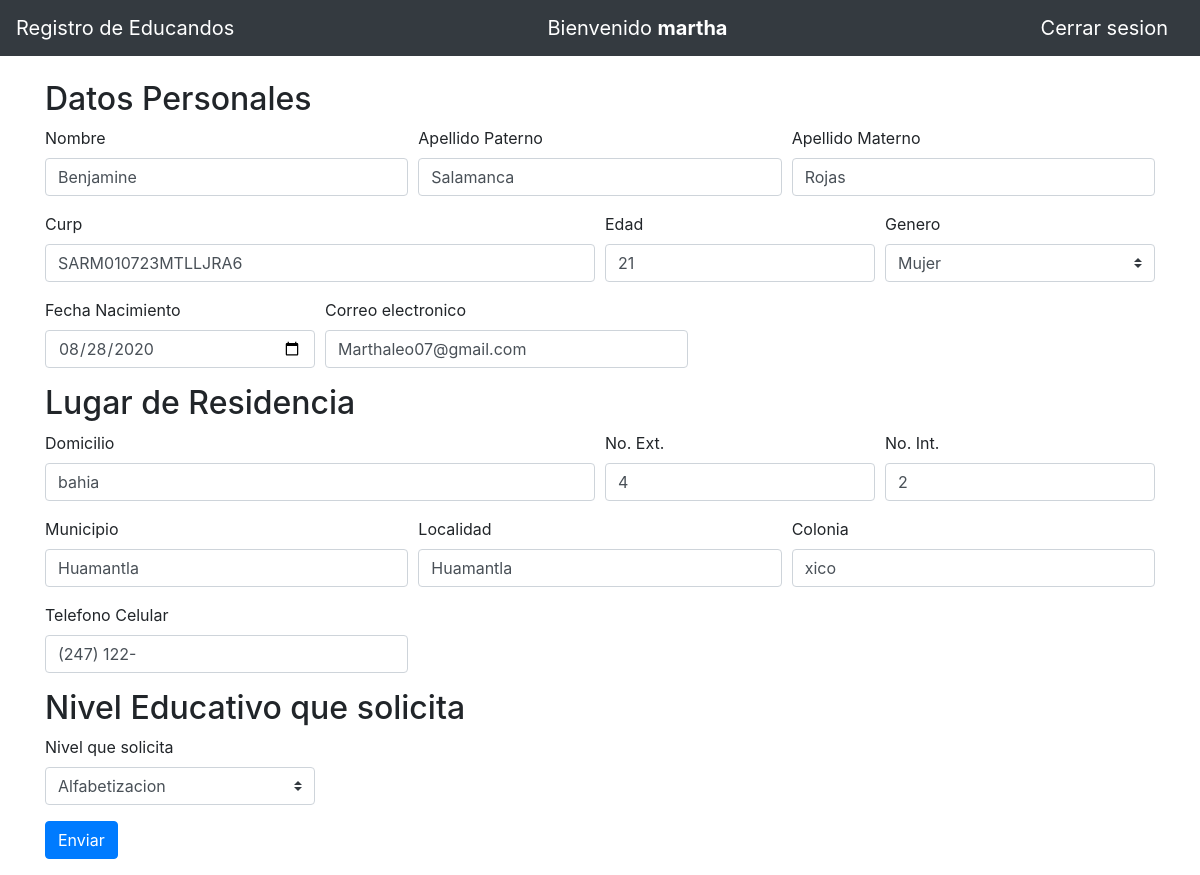
Screenshot of /actualizar.php?id_educando=36 (signed in) with the database file from the repository.
### tables this page shows
CREATE TABLE `educando` (
  `id_educando` int(11) NOT NULL,
  `nombre` varchar(55) NOT NULL,
  `apellidop` varchar(55) NOT NULL,
  `apellidom` varchar(55) NOT NULL,
  `curp` varchar(30) NOT NULL,
  `edad` int(11) NOT NULL,
  `genero` varchar(55) NOT NULL,
  `fecha` date NOT NULL,
  `correo` varchar(55) NOT NULL,
  `estudio` varchar(55) NOT NULL,
  `calle` varchar(55) NOT NULL,
  `ext` int(50) NOT NULL,
  `inte` int(50) NOT NULL,
  `municipio` varchar(50) NOT NULL,
  `localidad` varchar(55) NOT NULL,
  `colonia` varchar(55) NOT NULL,
  `telefono` varchar(10) NOT NULL
);

### actualizar.php (the view, shortened to what this page needs)
<html lang="en">
<head>
    <link rel="stylesheet" href="https://stackpath.bootstrapcdn.com/bootstrap/4.5.1/css/bootstrap.min.css">
</head>
<body>
<nav class="navbar navbar-dark bg-dark">
<a class="navbar-brand" href="admin.php">Registro de Educandos</a>
<a class="navbar-brand">Bienvenido <strong><?php echo $_SESSION['nombre'];?></strong></a>
<a class="navbar-brand" href="desconectar.php">Cerrar sesion</a>
</nav>
<?php
		extract($_GET);
		require("connect_db.php");
		$sql="SELECT * FROM educando WHERE id_educando=$id_educando";
		$ressql=mysqli_query($mysqli,$sql);
		while($row=mysqli_fetch_row($ressql)){
		    	$nombre=$row[1];
		    	$apellidop=$row[2];
		    	$apellidom=$row[3];
          $curp=$row[4];
          $edad=$row[5];
          $genero=$row[6];
          $fecha=$row[7];
          $correo=$row[8];
          $estudio=$row[9];
          $calle=$row[10];
          $ext=$row[11];
          $inte=$row[12];
          $municipio=$row[13];
          $localidad=$row[14];
          $colonia=$row[15];
          $telefono=$row[16];
        }
      ?>
<form action="ejecutaactualizar.php" method="POST">
    <br>
   <div class="container">
      <div class="">
        <h2>Datos Personales</h2>
      </div>
      <div class="form-row">
        <div class="col-md-4 mb-3">
          <label>Nombre</label>
          <input type="text" placeholder="Nombre" class="form-control " name="nombre" value="<?php echo $nombre?>" required>
        </div>
        <div class="col-md-4 mb-3">
          <label for="">Apellido Paterno</label>
          <input type="text" placeholder="Apellido Paterno" class="form-control " name="apellidop"  value="<?php echo $apellidop?>" required>
        </div>
        <div class="col-md-4 mb-3">
          <label >Apellido Materno</label>
          <input type="text" placeholder="Apellido Materno" class="form-control "  name="apellidom"  value="<?php echo $apellidom?>" required>
        </div>
      </div>
      <div class="form-row">
        <div class="col-md-6 mb-3">
          <label >Curp</label>
          <input type="text" placeholder="Curp" class="form-control " name="curp"  value="<?php echo $curp?>" required>
        </div>
        <div class="col-md-3 mb-3">
          <label >Edad</label>
          <input type="number" placeholder="Edad" class="form-control"  name="edad"  value="<?php echo $edad?>" required>
        </div>
        <div class="col-md-3 mb-3">
          <label >Genero</label>
          <select class="custom-select"  name="genero"  value="<?php echo $genero?>" required>
            <option>Mujer</option>
          </select>
        </div>
      </div>
      <div class="form-row">
        <div class="col-md-3 mb-3">
          <label >Fecha Nacimiento</label>
          <input type="date" placeholder="Edad" class="form-control " name="fecha"  value="<?php echo $fecha?>" required>
        </div>
        <div class="col-md-4 mb-3">
          <label>Correo electronico</label>
          <input type="email" placeholder="Correo electronico" class="form-control " name="correo"  value="<?php echo $correo?>" required>
        </div>
      </div>
      <div class="">
        <h2>Lugar de Residencia</h2>
      </div>
      <div class="form-row">
        <div class="col-md-6 mb-3">
          <label >Domicilio</label>
          <input type="text" placeholder="Nombre Domicilio" class="form-control " name="calle"  value="<?php echo $calle?>" required>
        </div>
        <div class="col-md-3 mb-3">
          <label >No. Ext.</label>
          <input type="text" placeholder="No. Ext." class="form-control "  name="ext" value="<?php echo $ext?>" required>
        </div>
        <div class="col-md-3 mb-3">
          <label >No. Int.</label>
          <input type="text" placeholder="No. Int" class="form-control " name="inte"  value="<?php echo $inte?>" required>
        </div>
      </div>
      <div class="form-row">
        <div class="col-md-4 mb-3">
          <label >Municipio</label>
          <input type="text" placeholder="Municipio" class="form-control " name="municipio" value="<?php echo $municipio?>" required>
        </div>
        <div class="col-md-4 mb-3">
          <label >Localidad</label>
          <input type="text" placeholder="Localidad" class="form-control " name="localidad"  value="<?php echo $localidad?>" required>
        </div>
        <div class="col-md-4 mb-3">
          <label >Colonia</label>
          <input type="text" placeholder="Colonia" class="form-control " name="colonia"  value="<?php echo $colonia?>" required>
        </div>
      </div>
      <div class="form-row">
        <div class="col-md-4 mb-3">
          <label >Telefono Celular</label>
          <input type="tel" placeholder="Telefono Celular" class="form-control " name="telefono"  value="<?php echo $telefono?>" required>
        </div>
        </div>
        <div class="">
          <h2>Nivel Educativo que solicita</h2>
        </div>
      <div class="form-row">
        <div class="col-md-3 mb-3">
          <label >Nivel que solicita</label>
          <select class="custom-select"  name="estudio" value="<?php echo $estudio?>" required>
            <option>Alfabetizacion</option>
          </select>
        </div>
        <div class="col-md-4 mb-3">
        </div>
      </div>
      <div class="form-group">
        <button type="submit" class="btn btn-primary"  name="submit">Enviar</button>
      </div>
    </div>
  </form>
</body>
</html>

### rows the page displays
educando: nombre "Benjamine", apellidop "Salamanca", apellidom "Rojas", curp "SARM010723MTLLJRA6", edad "21", genero "Mujer", fecha "08/28/2020", correo "Marthaleo07@gmail.com", calle "bahia", ext "4", inte "2", municipio "Huamantla", localidad "Huamantla", colonia "xico", telefono "(247) 122-", estudio "Alfabetizacion"

### other values shown
$_SESSION['nombre'] "martha"
